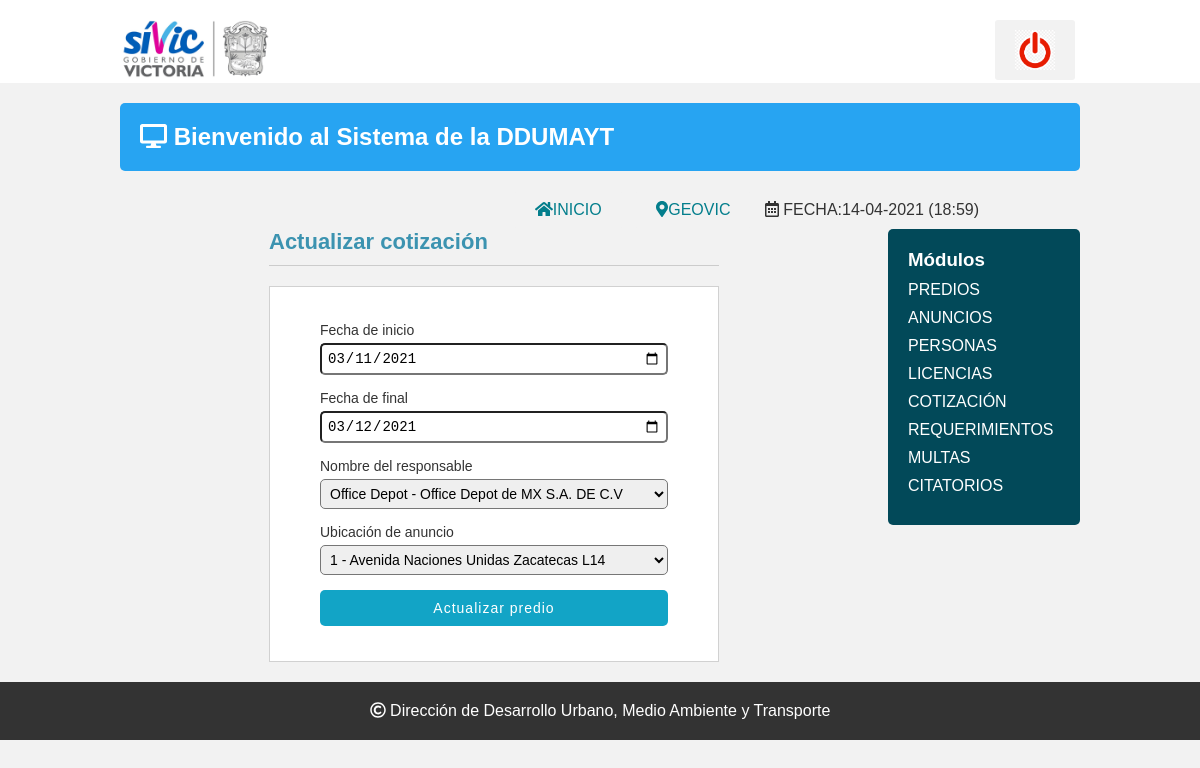
Screenshot of /Sistema/editar_cotizacion.php?id=1 with the database file from the repository.
### tables this page shows
CREATE TABLE `cotizaciones_anuncio` (
  `id_cotizacion` int(11) NOT NULL,
  `fecha` timestamp NOT NULL DEFAULT current_timestamp() ON UPDATE current_timestamp(),
  `fecha_inicio` date NOT NULL,
  `fecha_final` date NOT NULL,
  `id_persona` int(11) NOT NULL,
  `id_anuncio` int(11) NOT NULL
);

CREATE TABLE `personas` (
  `id_persona` int(11) NOT NULL,
  `nombre_responsable` varchar(80) NOT NULL,
  `nombre_comercial` varchar(80) DEFAULT NULL,
  `rfc` varchar(13) NOT NULL,
  `tipo` varchar(30) NOT NULL,
  `calle` varchar(90) NOT NULL,
  `numero` varchar(25) NOT NULL,
  `id_colonia` int(11) NOT NULL
);

### Sistema/editar_cotizacion.php (the view, shortened to what this page needs)
<?php
	include "conexion.php";
		$id_cotizacion= $_GET['id'];
		$query= mysqli_query($conection,"select c.id_cotizacion, c.fecha_inicio, c.fecha_final, c.id_persona, c.id_anuncio, p.nombre_responsable, p.nombre_comercial, a.ubicacion FROM personas p INNER JOIN cotizaciones_anuncio c on p.id_persona = c.id_persona INNER JOIN anuncios a on a.id_anuncio=c.id_anuncio WHERE c.id_cotizacion=$id_cotizacion");
		$result_sql=mysqli_num_rows($query);
		if($result_sql==0){
			header('location:lista_cotizacion.php');
		}else{
			while($data=mysqli_fetch_array($query)){
				$fecha_inicio= $data['fecha_inicio'];
				$fecha_final= $data['fecha_final'];
				$id_persona= $data['id_persona'];
				$id_anuncio= $data['id_anuncio'];
				$nombre_responsable= $data['nombre_responsable'];
				$nombre_comercial= $data['nombre_comercial'];
				$ubicacion= $data['ubicacion'];
			}
		}
?>
<!DOCTYPE html>
<html lang="en">
<head>
	<?php include "includes/scripts.php"; ?>
</head>
<body>
<?php include "includes/header.php"; ?>
	<section class="main">
<?php include "includes/wrapp.php"; ?>
	<div class="articulo">
	<div class="form_register">
    <h1>Actualizar cotización</h1>
    <hr>
    <form action="" method="post">
    	<label for="fecha_inicio" >Fecha de inicio</label>
        <input type="date" name="fecha_inicio" id="fecha_inicio" placeholder="Fecha de inicio" value="<?php echo $fecha_inicio; ?>">
        <label for="fecha_final" >Fecha de final</label>
        <input type="date" name="fecha_final" id="fecha_final" placeholder="Fecha de final" value="<?php echo $fecha_final; ?>">
        <label for="id_persona">Nombre del responsable</label>
        <select name="id_persona" id="id_persona">
        	<option value="<?php echo $id_persona; ?>" selected><?php echo "$nombre_responsable - $nombre_comercial"; ?></option>
        </select>
        <label for="id_anuncio">Ubicación de anuncio</label>
        <select name="id_anuncio" id="id_anuncio">
        	<option value="<?php echo $id_anuncio; ?>" selected><?php echo $id_anuncio, " - ", $ubicacion ?></option>
        <input type="submit" value="Actualizar predio" class="btn_save">
        </select>
    </form>
    </div>
			</div>
            	<?php include "includes/aside.php"; ?>
            </div>
	</section>
		<?php include "includes/footer.php"; ?>
</body>
</html>

### Sistema/css/estilos.css (style rules this page uses)
* { -webkit-box-sizing: border-box; -moz-box-sizing: border-box; box-sizing: border-box; margin:0px; padding:0px; }
body { background:#f2f2f2; color:#333; font-family:Arial, helvetica, sans-serif; }
.articulo { float: left; width: 80%; padding:0px 20px 20px 0px; }
.form_register { width:450px; margin:auto; }
.form_register h1 { color: #3c93b0; }
hr { border:0; background:#CCC; height:1px; margin:10px 0; display:block; }
form { background:#FFF; margin:auto; padding:20px 50px; border:1px solid #d1d1d1; }
label { display:block; font-size:14px; margin:15px auto 5px auto; }
input,select { display:block; width:100%; font-size:14px; padding:5px; border:1px solid:#85929e; border-radius:5px; }
.btn_save { font-size:14px; background:#12a4c6; padding:10px; color:#FFF; letter-spacing:1px; border:0; cursor:pointer; margin:15px auto; }
.articulo h1 { font-size:22px; display:inline-block; }
.articulo h1 { text-align:center; }

### rows the page displays
cotizaciones_anuncio: fecha_inicio "03/11/2021", fecha_final "03/12/2021", id_persona "Office Depot - Office Depot de MX S.A. DE C.V", id_anuncio "1 - Avenida Naciones Unidas Zacatecas L14"

### other values shown
$date "14-04-2021 (18:59)"
